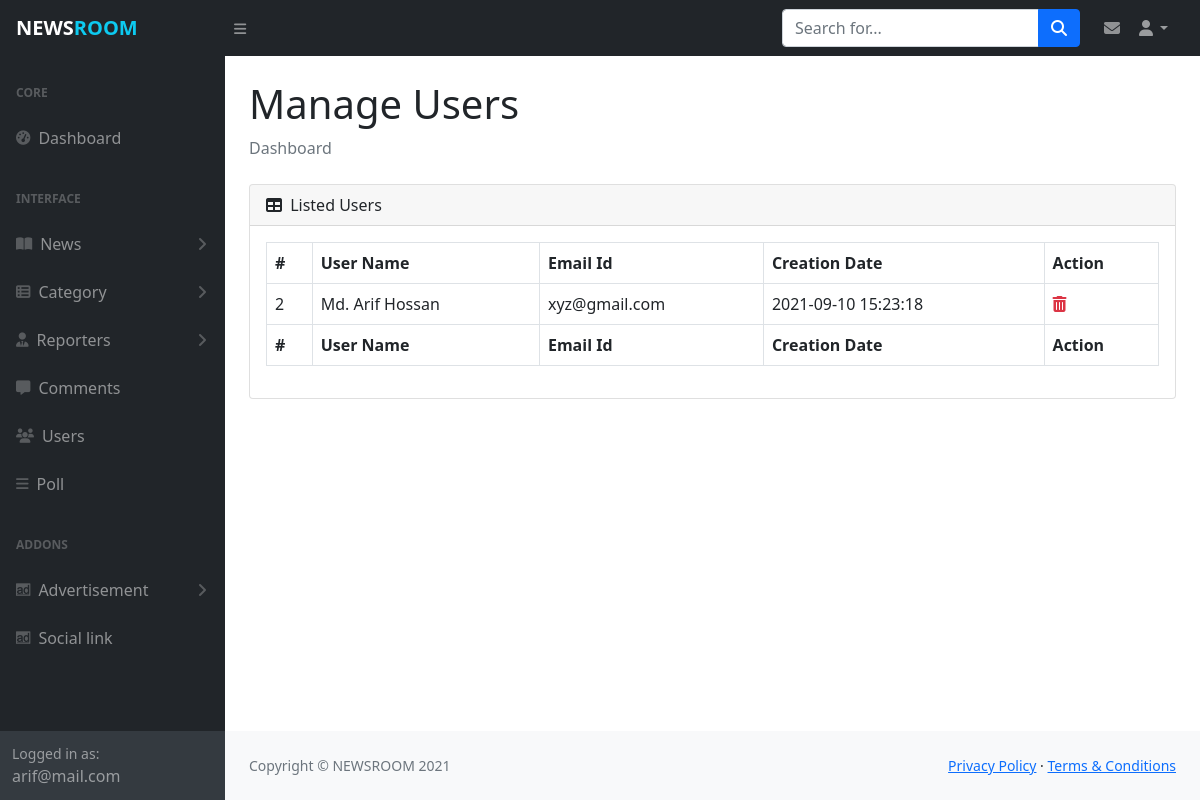
/admin/manage_users.php (signed in), run on the app's committed database.
### tables this page shows
CREATE TABLE `myadmin` (
  `id` int(11) NOT NULL,
  `admin_name` varchar(30) DEFAULT NULL,
  `admin_mail` varchar(30) NOT NULL,
  `admin_pass` varchar(80) NOT NULL,
  `created_date` timestamp NOT NULL DEFAULT current_timestamp(),
  `updated_date` timestamp NULL DEFAULT NULL ON UPDATE current_timestamp()
);

CREATE TABLE `myuser` (
  `id` int(11) NOT NULL,
  `user_name` varchar(30) NOT NULL,
  `user_mail` varchar(30) NOT NULL,
  `user_pass` varchar(80) NOT NULL,
  `created_date` timestamp NOT NULL DEFAULT current_timestamp()
);

### admin/manage_users.php (the view, shortened to what this page needs)
<?php include_once('includes/header.php');?>
<?php
    $sql="SELECT * FROM myuser";
    $result=$db_config->query($sql);
?>
                <main>
                    <div class="container-fluid px-4">
                        <h1 class="mt-4">Manage Users</h1>
                        <ol class="breadcrumb mb-4">
                            <li class="breadcrumb-item active">Dashboard</li>
                        </ol>
                        <div class="card mb-4">
                            <div class="card-header">
                                <i class="fas fa-table me-1"></i>
                                Listed Users
                            </div>
                            <div class="card-body table-responsive">
                                <table id="datatablesSimple" class="table table-bordered">
                                    <thead>
                                        <tr>
                                            <th>#</th>
                                            <th>User Name</th>
                                            <th>Email Id</th>
                                            <th>Creation Date</th>
                                            <th>Action</th>
                                        </tr>
                                    </thead>
                                    <tfoot>
                                        <tr>
                                            <th>#</th>
                                            <th>User Name</th>
                                            <th>Email Id</th>
                                            <th>Creation Date</th>
                                            <th>Action</th>
                                        </tr>
                                    </tfoot>
                                    <tbody>
                                        <?php
                                            while ($data=$result->fetch_object()) {
                                        ?>
                                        <tr>
                                            <td><?php echo $data->id; ?></td>
                                            <td><?php echo $data->user_name; ?></td>
                                            <td><?php echo $data->user_mail; ?></td>
                                            <td><?php echo $data->created_date; ?></td>
                                            <td>
                                                <a href="includes/process.php?action=u_del&id=<?php echo $data->id?>" class="text-danger" onclick='return confirm("Are you sure about delete?")'>
                                                    <i class='fas fa-trash-alt'></i>
                                                </a>
                                            </td>
                                        </tr>
                                        <?php } ?>
                                    </tbody>
                                </table>
                            </div>
                        </div>
                    </div>
                </main>
<?php include_once('includes/footer.php');?>

### admin/includes/header.php (shortened to what this page needs)
<?php
    include_once('config.php');
    $sql= "SELECT admin_name, admin_mail FROM myadmin";
    $result= $db_config->query($sql);
    $data= $result->fetch_object();
?>
<!DOCTYPE html>
<html lang="en">
    <head>
        <link href="https://cdn.jsdelivr.net/npm/simple-datatables@latest/dist/style.css" rel="stylesheet" />
        <link href="https://cdn.jsdelivr.net/npm/bootstrap@5.1.0/dist/css/bootstrap.min.css" rel="stylesheet">
        <link href="https://cdn.jsdelivr.net/npm/summernote@0.8.18/dist/summernote-lite.min.css" rel="stylesheet">
        <link rel="stylesheet" href="js/styles.css?v=<?php echo time();?>">
    </head>
    <body class="sb-nav-fixed">
        <nav class="sb-topnav navbar navbar-expand navbar-dark bg-dark">
            <a class="navbar-brand ps-3 fw-bold" href="dashboard.php">NEWS<span class="text-info">ROOM</span></a>
            <button class="btn btn-link btn-sm order-1 order-lg-0 me-4 me-lg-0" id="sidebarToggle" href="#!"><i class="fas fa-bars"></i></button>
            <form class="d-none d-md-inline-block form-inline ms-auto me-0 me-md-3 my-2 my-md-0">
                <div class="input-group">
                    <input class="form-control" type="text" placeholder="Search for..." aria-label="Search for..." aria-describedby="btnNavbarSearch" />
                    <button class="btn btn-primary" id="btnNavbarSearch" type="button"><i class="fas fa-search"></i></button>
                </div>
            </form>
            <div class="mx-2">
                <a href="manage_massages.php" class="text-decoration-none text-white-50">
                    <i class="fas fa-envelope"></i>
                </a>
            </div>
            <ul class="navbar-nav ms-auto ms-md-0 me-3 me-lg-4">
                <li class="nav-item dropdown">
                    <a class="nav-link dropdown-toggle" id="navbarDropdown" href="#" role="button" data-bs-toggle="dropdown" aria-expanded="false"><i class="fas fa-user fa-fw"></i></a>
                </li>
            </ul>
        </nav>
        <div id="layoutSidenav">
            <div id="layoutSidenav_nav">
                <nav class="sb-sidenav accordion sb-sidenav-dark" id="sidenavAccordion">
                    <div class="sb-sidenav-menu">
                        <div class="nav">
                            <div class="sb-sidenav-menu-heading">Core</div>
                            <a class="nav-link" href="dashboard.php">
                                <div class="sb-nav-link-icon"><i class="fas fa-tachometer-alt"></i></div>
                                Dashboard
                            </a>
                            <div class="sb-sidenav-menu-heading">Interface</div>
                            <a class="nav-link collapsed" href="#" data-bs-toggle="collapse" data-bs-target="#collapseLayouts" aria-expanded="false" aria-controls="collapseLayouts">
                                <div class="sb-nav-link-icon"><i class="fas fa-book-open"></i></div>
                                News
                                <div class="sb-sidenav-collapse-arrow"><i class="fas fa-angle-down"></i></div>
                            </a>
                            <a class="nav-link collapsed" href="#" data-bs-toggle="collapse" data-bs-target="#collapsePages" aria-expanded="false" aria-controls="collapsePages">
                                <div class="sb-nav-link-icon"><i class="fas fa-th-list"></i></div>
                                Category
                                <div class="sb-sidenav-collapse-arrow"><i class="fas fa-angle-down"></i></div>
                            </a>
                            <a class="nav-link collapsed" href="#" data-bs-toggle="collapse" data-bs-target="#collapseReporter" aria-expanded="false" aria-controls="collapseLayouts">
                                <div class="sb-nav-link-icon"><i class="fas fa-user-tie"></i></div>
                                Reporters
                                <div class="sb-sidenav-collapse-arrow"><i class="fas fa-angle-down"></i></div>
                            </a>
                            <a class="nav-link" href="manage_comments.php">
                                <div class="sb-nav-link-icon"><i class="fas fa-comment-alt"></i></div>
                                Comments
                            </a>
                            <a class="nav-link" href="manage_users.php">
                                <div class="sb-nav-link-icon"><i class="fas fa-users"></i></div>
                                Users
                            </a>
                            <a class="nav-link" href="add_poll.php">
                                <div class="sb-nav-link-icon"><i class="fas fa-bars"></i></div>
                                Poll
                            </a>
                            <div class="sb-sidenav-menu-heading">Addons</div>
                            <a class="nav-link collapsed" href="#" data-bs-toggle="collapse" data-bs-target="#collapsead" aria-expanded="false" aria-controls="collapseLayouts">
                                <div class="sb-nav-link-icon"><i class="fab fa-adversal"></i></div>
                                Advertisement
                                <div class="sb-sidenav-collapse-arrow"><i class="fas fa-angle-down"></i></div>
                            </a>
                            <a class="nav-link" href="manage_social_link.php">
                                <div class="sb-nav-link-icon"><i class="fab fa-adversal"></i></div>
                                Social link
                            </a>
                        </div>
                    </div>
                    <div class="sb-sidenav-footer">
                        <div class="small">Logged in as:</div>
                        <?php echo $data->admin_mail ?>
                    </div>
                </nav>
            </div>
            <div id="layoutSidenav_content">

### admin/js/styles.css (style rules this page uses)
.fixed-top, .sb-nav-fixed #layoutSidenav #layoutSidenav_nav, .sb-nav-fixed .sb-topnav { position: fixed; top: 0; right: 0; left: 0; z-index: 1030; }
#layoutSidenav { display: flex; }
#layoutSidenav #layoutSidenav_nav { flex-basis: 225px; flex-shrink: 0; transition: transform 0.15s ease-in-out; z-index: 1038; transform: translateX(-225px); }
#layoutSidenav #layoutSidenav_content { position: relative; display: flex; flex-direction: column; justify-content: space-between; min-width: 0; flex-grow: 1; min-height: calc(100vh - 56px); margin-left: -225px; }
.sb-topnav { padding-left: 0; height: 56px; z-index: 1039; }
.sb-topnav .navbar-brand { width: 225px; margin: 0; }
.sb-topnav.navbar-dark #sidebarToggle { color: rgba(255, 255, 255, 0.5); }
@media (min-width: 992px) { #layoutSidenav #layoutSidenav_nav { transform: translateX(0); } }
@media (min-width: 992px) { #layoutSidenav #layoutSidenav_content { margin-left: 0; transition: margin 0.15s ease-in-out; } }
.sb-nav-fixed .sb-topnav { z-index: 1039; }
.sb-nav-fixed #layoutSidenav #layoutSidenav_nav { width: 225px; height: 100vh; z-index: 1038; }
.sb-nav-fixed #layoutSidenav #layoutSidenav_nav .sb-sidenav { padding-top: 56px; }
.sb-nav-fixed #layoutSidenav #layoutSidenav_nav .sb-sidenav .sb-sidenav-menu { overflow-y: auto; }
.sb-nav-fixed #layoutSidenav #layoutSidenav_content { padding-left: 225px; top: 56px; }
.nav .nav-link .sb-nav-link-icon, .sb-sidenav-menu .nav-link .sb-nav-link-icon { margin-right: 0.5rem; }
.sb-sidenav { display: flex; flex-direction: column; height: 100%; flex-wrap: nowrap; }
.sb-sidenav .sb-sidenav-menu { flex-grow: 1; }
.sb-sidenav .sb-sidenav-menu .nav { flex-direction: column; flex-wrap: nowrap; }
.sb-sidenav .sb-sidenav-menu .nav .sb-sidenav-menu-heading { padding: 1.75rem 1rem 0.75rem; font-size: 0.75rem; font-weight: bold; text-transform: uppercase; }
.sb-sidenav .sb-sidenav-menu .nav .nav-link { display: flex; align-items: center; padding-top: 0.75rem; padding-bottom: 0.75rem; position: relative; }
.sb-sidenav .sb-sidenav-menu .nav .nav-link .sb-nav-link-icon { font-size: 0.9rem; }
.sb-sidenav .sb-sidenav-menu .nav .nav-link .sb-sidenav-collapse-arrow { display: inline-block; margin-left: auto; transition: transform 0.15s ease; }
.sb-sidenav .sb-sidenav-menu .nav .nav-link.collapsed .sb-sidenav-collapse-arrow { transform: rotate(-90deg); }
.sb-sidenav .sb-sidenav-footer { padding: 0.75rem; flex-shrink: 0; }
.sb-sidenav-dark { background-color: #212529; color: rgba(255, 255, 255, 0.5); }
.sb-sidenav-dark .sb-sidenav-menu .sb-sidenav-menu-heading { color: rgba(255, 255, 255, 0.25); }
.sb-sidenav-dark .sb-sidenav-menu .nav-link { color: rgba(255, 255, 255, 0.5); }
.sb-sidenav-dark .sb-sidenav-menu .nav-link .sb-nav-link-icon { color: rgba(255, 255, 255, 0.25); }
.sb-sidenav-dark .sb-sidenav-menu .nav-link .sb-sidenav-collapse-arrow { color: rgba(255, 255, 255, 0.25); }
.sb-sidenav-dark .sb-sidenav-footer { background-color: #343a40; }
small, .small { font-size: 0.875em; }

### data on the page
myadmin: admin_mail "arif@mail.com"
myuser: id "2", user_name "Md. Arif Hossan", user_mail "xyz@gmail.com", created_date "2021-09-10 15:23:18"
